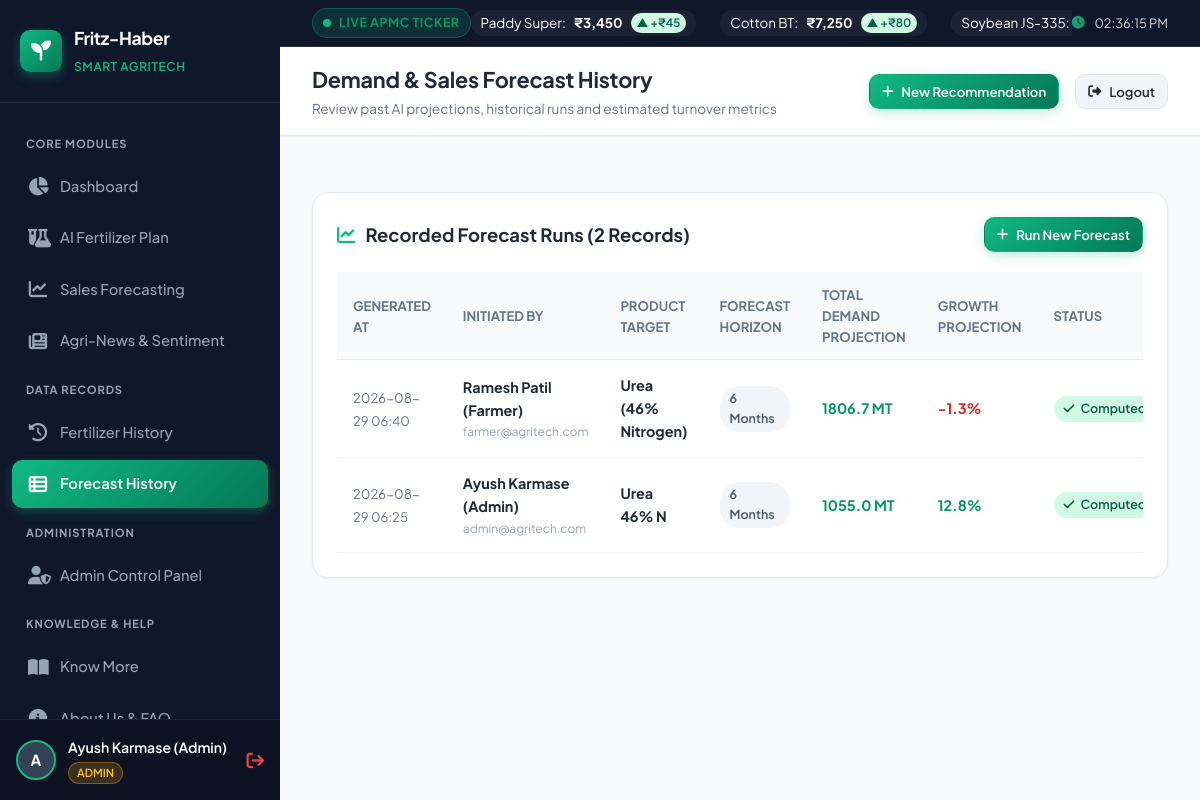
/history/forecast (signed in), run on the app's committed database.
### tables this page shows
CREATE TABLE users (
    id INTEGER PRIMARY KEY AUTOINCREMENT,
    name TEXT NOT NULL,
    email TEXT UNIQUE NOT NULL,
    password_hash TEXT NOT NULL,
    role TEXT NOT NULL DEFAULT 'user', -- 'admin' or 'user'
    status TEXT NOT NULL DEFAULT 'active', -- 'active' or 'inactive'
    created_at TIMESTAMP DEFAULT CURRENT_TIMESTAMP,
    last_login TIMESTAMP
);

CREATE TABLE forecast_history (
    id INTEGER PRIMARY KEY AUTOINCREMENT,
    user_id INTEGER,
    product_type TEXT NOT NULL,
    duration_months INTEGER NOT NULL,
    total_projected_demand REAL NOT NULL,
    avg_growth_rate REAL NOT NULL,
    forecast_data_json TEXT NOT NULL,
    created_at TIMESTAMP DEFAULT CURRENT_TIMESTAMP,
    FOREIGN KEY(user_id) REFERENCES users(id) ON DELETE CASCADE
);

### blueprints/history.py (the view, shortened to what this page needs)
@history_bp.route('/forecast')
@login_required
def forecast_history():
    user_id = session.get('user_id')
    user_role = session.get('user_role')
    conn = get_db_connection()
    if user_role == 'admin':
        records = conn.execute("""
            SELECT f.*, u.name as user_name, u.email as user_email
            FROM forecast_history f
            LEFT JOIN users u ON f.user_id = u.id
            ORDER BY f.created_at DESC
        """).fetchall()
    conn.close()
    return render_template('history/forecast_history.html', records=records)

### app.py (called while the page is built)
def create_app():
    app = Flask(__name__)
    app.config.from_object(Config)
    init_db()
    app.register_blueprint(auth_bp)
    app.register_blueprint(dashboard_bp)
    app.register_blueprint(fertilizer_bp)
    app.register_blueprint(forecasting_bp)
    app.register_blueprint(news_bp)
    app.register_blueprint(admin_bp)
    app.register_blueprint(history_bp)
    app.register_blueprint(info_bp)
    @app.context_processor
    def inject_user_context():
        return {
            'current_user': {
                'id': session.get('user_id'),
                'name': session.get('user_name', 'Guest'),
                'email': session.get('user_email', ''),
                'role': session.get('user_role', 'user')
            }
        }
    return app

### blueprints/auth.py (called while the page is built)
def login_required(f):
    @wraps(f)
    def decorated_function(*args, **kwargs):
        if 'user_id' not in session:
            flash('Please log in to access this page.', 'warning')
            return redirect(url_for('auth.login'))
        return f(*args, **kwargs)
    return decorated_function

### database/db_init.py (called while the page is built)
def get_db_connection():
    os.makedirs(os.path.dirname(DB_PATH), exist_ok=True)
    conn = sqlite3.connect(DB_PATH)
    conn.row_factory = sqlite3.Row
    return conn

### templates/history/forecast_history.html (shortened to what this page needs)
{% extends "base.html" %}
{% block page_title %}Demand & Sales Forecast History{% endblock %}
{% block page_subtitle %}Review past AI projections, historical runs and estimated turnover metrics{% endblock %}
{% block content %}
<div style="display: flex; flex-direction: column; gap: 24px;">
    <div class="card">
        <div class="card-header">
            <div class="card-title">
                <i class="fas fa-chart-line"></i> Recorded Forecast Runs ({{ records|length }} Records)
            </div>
            <a href="{{ url_for('forecasting.index') }}" class="btn btn-primary btn-sm">
                <i class="fas fa-plus"></i> Run New Forecast
            </a>
        </div>
        {% if records %}
            <div class="table-responsive">
                <table class="table">
                    <thead>
                        <tr>
                            <th>Generated At</th>
                            {% if session.get('user_role') == 'admin' %}
                                <th>Initiated By</th>
                            {% endif %}
                            <th>Product Target</th>
                            <th>Forecast Horizon</th>
                            <th>Total Demand Projection</th>
                            <th>Growth Projection</th>
                            <th>Status</th>
                        </tr>
                    </thead>
                    <tbody>
                        {% for f in records %}
                            <tr>
                                <td><span style="font-size: 0.82rem; color: var(--text-muted);">{{ f['created_at'][:16] }}</span></td>
                                {% if session.get('user_role') == 'admin' %}
                                    <td>
                                        <strong>{{ f['user_name'] }}</strong>
                                        <div style="font-size: 0.75rem; color: var(--text-light);">{{ f['user_email'] }}</div>
                                    </td>
                                {% endif %}
                                <td><strong>{{ f['product_type'] }}</strong></td>
                                <td><span class="tag tag-neutral">{{ f['duration_months'] }} Months</span></td>
                                <td><span style="font-weight: 700; color: var(--primary-dark);">{{ f['total_projected_demand'] }} MT</span></td>
                                <td>
                                    <span style="font-weight: 700; color: {% if f['avg_growth_rate'] >= 0 %}#059669{% else %}#dc2626{% endif %};">
                                        {{ f['avg_growth_rate'] }}%
                                    </span>
                                </td>
                                <td>
                                    <span class="tag tag-positive"><i class="fas fa-check"></i> Computed</span>
                                </td>
                            </tr>
                        {% endfor %}
                    </tbody>
                </table>
            </div>
        {% endif %}
    </div>
</div>
{% endblock %}

### templates/base.html (shortened to what this page needs)
<!DOCTYPE html>
<html lang="en">
<head>
    <link rel="stylesheet" href="https://cdnjs.cloudflare.com/ajax/libs/font-awesome/6.4.0/css/all.min.css">
    <link rel="stylesheet" href="{{ url_for('static', filename='css/style.css') }}">
</head>
<body>
    <div class="app-wrapper">
        <aside class="sidebar">
            <div class="sidebar-brand">
                <div class="sidebar-logo-icon">
                    <i class="fas fa-seedling"></i>
                </div>
                <div class="sidebar-brand-text">
                    <h2>Fritz-Haber</h2>
                    <span>Smart Agritech</span>
                </div>
            </div>
            <div class="sidebar-nav">
                <div class="nav-section-title">Core Modules</div>
                <a href="{{ url_for('dashboard.index') }}" class="nav-item {% if request.endpoint == 'dashboard.index' %}active{% endif %}">
                    <i class="fas fa-chart-pie"></i>
                    <span>Dashboard</span>
                </a>
                <a href="{{ url_for('fertilizer.recommend') }}" class="nav-item {% if request.endpoint == 'fertilizer.recommend' %}active{% endif %}">
                    <i class="fas fa-flask-vial"></i>
                    <span>AI Fertilizer Plan</span>
                </a>
                <a href="{{ url_for('forecasting.index') }}" class="nav-item {% if request.endpoint == 'forecasting.index' %}active{% endif %}">
                    <i class="fas fa-chart-line"></i>
                    <span>Sales Forecasting</span>
                </a>
                <a href="{{ url_for('news.index') }}" class="nav-item {% if request.endpoint == 'news.index' %}active{% endif %}">
                    <i class="fas fa-newspaper"></i>
                    <span>Agri-News & Sentiment</span>
                </a>
                <div class="nav-section-title">Data Records</div>
                <a href="{{ url_for('history.fertilizer_history') }}" class="nav-item {% if request.endpoint == 'history.fertilizer_history' %}active{% endif %}">
                    <i class="fas fa-history"></i>
                    <span>Fertilizer History</span>
                </a>
                <a href="{{ url_for('history.forecast_history') }}" class="nav-item {% if request.endpoint == 'history.forecast_history' %}active{% endif %}">
                    <i class="fas fa-table-list"></i>
                    <span>Forecast History</span>
                </a>
                {% if session.get('user_role') == 'admin' %}
                <div class="nav-section-title">Administration</div>
                <a href="{{ url_for('admin.index') }}" class="nav-item {% if request.endpoint == 'admin.index' %}active{% endif %}">
                    <i class="fas fa-user-shield"></i>
                    <span>Admin Control Panel</span>
                </a>
                {% endif %}
                <div class="nav-section-title">Knowledge & Help</div>
                <a href="{{ url_for('info.know_more') }}" class="nav-item {% if request.endpoint == 'info.know_more' %}active{% endif %}">
                    <i class="fas fa-book-open"></i>
                    <span>Know More</span>
                </a>
                <a href="{{ url_for('info.about') }}" class="nav-item {% if request.endpoint == 'info.about' %}active{% endif %}">
                    <i class="fas fa-circle-info"></i>
                    <span>About Us & FAQ</span>
                </a>
            </div>
            <div class="sidebar-footer">
                <div class="user-profile-badge">
                    <div class="user-avatar">
                        {{ session.get('user_name', 'U')[0] }}
                    </div>
                    <div class="user-info">
                        <div class="user-name">{{ session.get('user_name', 'Guest') }}</div>
                        <span class="user-role-badge {% if session.get('user_role') == 'admin' %}badge-admin{% else %}badge-user{% endif %}">
                            {{ session.get('user_role', 'Farmer') }}
                        </span>
                    </div>
                    <a href="{{ url_for('auth.logout') }}" title="Logout" style="color: #ef4444; font-size: 1.1rem; margin-left: auto;">
                        <i class="fas fa-arrow-right-from-bracket"></i>
                    </a>
                </div>
            </div>
        </aside>
        <main class="main-content">
            <div class="live-ticker-ribbon">
                <div style="display: flex; align-items: center; gap: 12px; flex-shrink: 0;">
                    <div class="pulse-indicator">
                        <span class="pulse-dot"></span> LIVE APMC TICKER
                    </div>
                </div>
                <div class="mandi-scroll-container" id="mandi-ticker-track">
                    <div class="mandi-ticker-item">
                        <span>Paddy Super:</span>
                        <strong class="mandi-price">₹3,450</strong>
                        <span class="tag tag-positive" style="padding: 1px 6px; font-size: 0.72rem;">▲ +₹45</span>
                    </div>
                    <div class="mandi-ticker-item">
                        <span>Cotton BT:</span>
                        <strong class="mandi-price">₹7,250</strong>
                        <span class="tag tag-positive" style="padding: 1px 6px; font-size: 0.72rem;">▲ +₹80</span>
                    </div>
                    <div class="mandi-ticker-item">
                        <span>Soybean JS-335:</span>
                    </div>
                </div>
                <div style="display: flex; align-items: center; gap: 10px; font-size: 0.8rem; opacity: 0.85; flex-shrink: 0;">
                    <i class="fas fa-clock" style="color: var(--primary);"></i>
                    <span id="live-clock">--:--:--</span>
                </div>
            </div>
            <header class="topbar">
                <div style="display: flex; align-items: center; gap: 16px;">
                    <div class="topbar-title">
                        <h1>{% block page_title %}Dashboard{% endblock %}</h1>
                        <p>{% block page_subtitle %}Smart Farming & AI Fertilizer Decision Platform{% endblock %}</p>
                    </div>
                </div>
                <div class="topbar-actions">
                    <a href="{{ url_for('fertilizer.recommend') }}" class="btn btn-primary btn-sm">
                        <i class="fas fa-plus"></i> New Recommendation
                    </a>
                    <a href="{{ url_for('auth.logout') }}" class="btn btn-secondary btn-sm">
                        <i class="fas fa-sign-out-alt"></i> Logout
                    </a>
                </div>
            </header>
            <div class="page-container">
                {% block content %}{% endblock %}
            </div>
        </main>
    </div>
</body>
</html>

### data on the page
users: get "Ayush Karmase (Admin)", get "ADMIN"
forecast_history: created_at "2026-08-29 06:40", user_name "Ramesh Patil (Farmer)", user_email "farmer@agritech.com", product_type "Urea (46% Nitrogen)", duration_months "6", total_projected_demand "1806.7", avg_growth_rate "-1.3"
forecast_history: created_at "2026-08-29 06:25", user_name "Ayush Karmase (Admin)", user_email "admin@agritech.com", product_type "Urea 46% N", duration_months "6", total_projected_demand "1055.0", avg_growth_rate "12.8"

### other printed values
{{ session.get('user_name', 'U')[0] }} "A"
{{ records|length }} "2"
